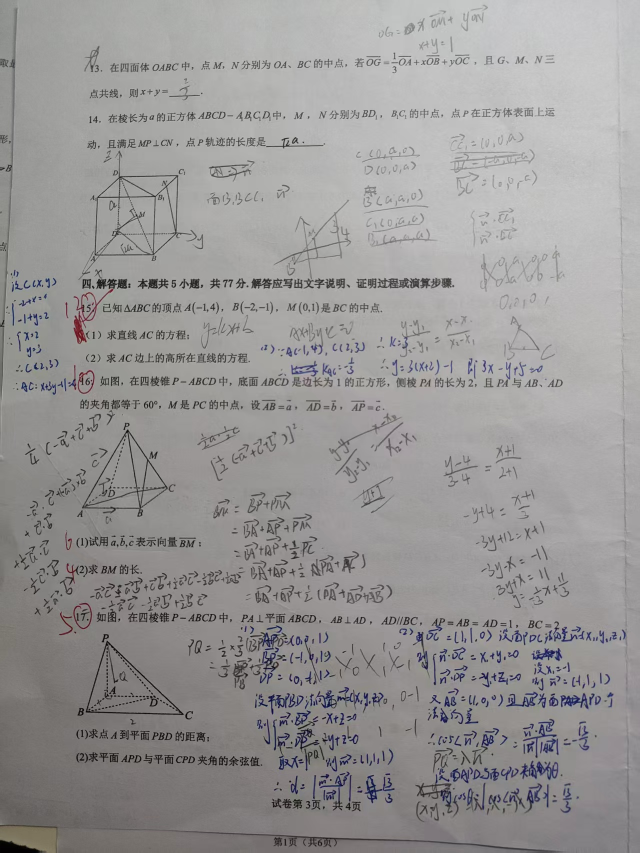
#> input picture benchmark/bench30/images/01_row_120_3251408678_ea5hhci7_2.jpg, 1279 x 1706 px (shown at 1/2 size)
$ python -i img_utils.py   (imports and definitions only)
#> lines starting #> are read from the running program, lines starting #| are printed output that depends on the picture
#> further down, picture is the input picture: PIL image 1279x1706 RGB; mean R, G, B 152.7, 151, 150.7
from __future__ import annotations

import base64
import io
from dataclasses import dataclass
from typing import Any, Dict, Optional, Tuple

import cv2
import numpy as np
from PIL import Image, ImageEnhance, ImageOps

from .common import sha1_bytes

# [6 lines left out: function safe_open_image, not called in this run]

def _clamp_int(v: int, lo: int, hi: int) -> int:
    return max(lo, min(hi, v))

# [49 lines left out: functions img_to_data_url, blank_frac, scan_document_for_ocr, not called in this run]


def enhance_handwriting_ink(img: Image.Image, *, max_edge: int = 1600) -> Image.Image:
    """Create a grayscale companion view that exposes faint local pen strokes.

    This is intentionally a companion to the color context, not a replacement:
    color remains necessary for separating student writing from teacher marks.
    """
#> called with max_edge = 1600
    rgb = np.asarray(img.convert("RGB"), dtype=np.uint8)
    gray = cv2.cvtColor(rgb, cv2.COLOR_RGB2GRAY)
    clahe = cv2.createCLAHE(clipLimit=2.2, tileGridSize=(8, 8))
    local = clahe.apply(gray)
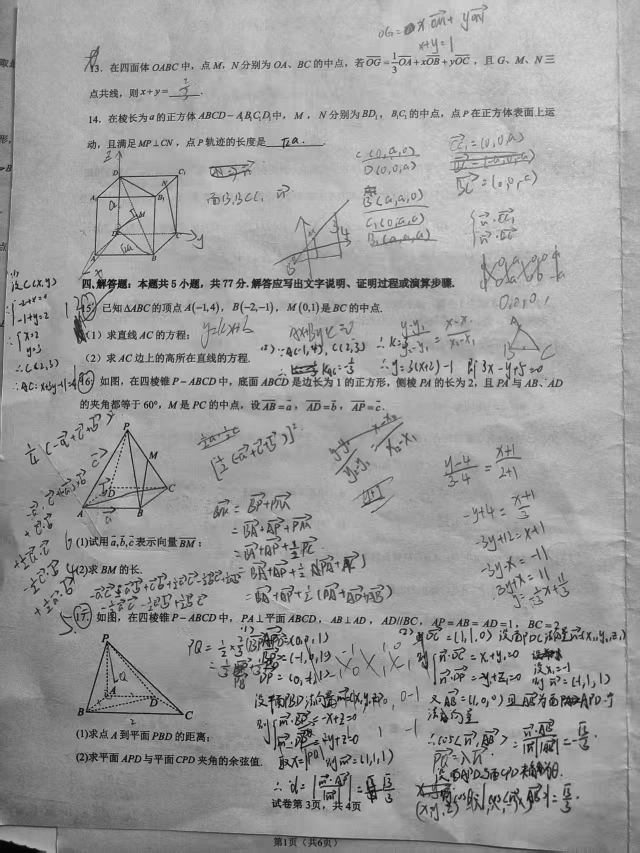
#> local: shape (1706, 1279) (shown at 1/2 size); min 1, max 225, mean 156.8
    blurred = cv2.GaussianBlur(local, (0, 0), sigmaX=1.0, sigmaY=1.0)
    sharpened = cv2.addWeighted(local, 1.65, blurred, -0.65, 0)
    output = Image.fromarray(sharpened).convert("RGB")

    width, height = output.size
#> width = 1279; height = 1706
    longest = max(width, height)
#> longest = 1706
    if 0 < longest < max_edge:
        scale = min(2.0, max_edge / float(longest))
        if scale > 1.05:
            output = output.resize(
                (max(1, int(round(width * scale))), max(1, int(round(height * scale)))),
                Image.Resampling.LANCZOS,
            )
    elif longest > max_edge:
        scale = max_edge / float(longest)
#> scale = 0.938
        output = output.resize(
            (max(1, int(round(width * scale))), max(1, int(round(height * scale)))),
            Image.Resampling.LANCZOS,
        )
#> output: PIL image 1200x1600 RGB
    return output

@dataclass
class EnhanceCfg:
    max_edge: int
    contrast: float
    sharpness: float
    autocontrast: bool = False

BASE_ENHANCE = EnhanceCfg(max_edge=900, contrast=1.25, sharpness=1.10, autocontrast=False)
STRONG_ENHANCE = EnhanceCfg(max_edge=1400, contrast=1.35, sharpness=1.25, autocontrast=True)

# [26 lines left out: function enhance_for_vlm, not called in this run]

>>> from PIL import Image
>>> picture = Image.open('../benchmark/bench30/images/01_row_120_3251408678_ea5hhci7_2.jpg')
>>> result = enhance_handwriting_ink(picture)

$ run again, on benchmark/bench30/images/02_row_315_3250968464_zzlqrw9z_1.jpg
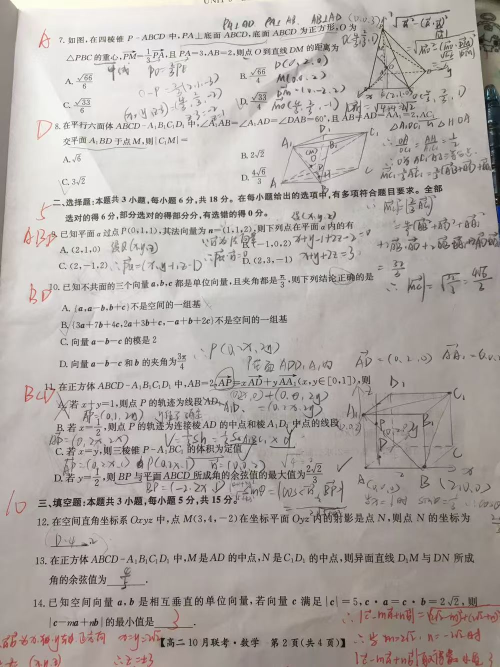
#> input picture benchmark/bench30/images/02_row_315_3250968464_zzlqrw9z_1.jpg, 1000 x 1334 px (shown at 1/2 size)
#> picture is the input picture: PIL image 1000x1334 RGB; mean R, G, B 178, 171.5, 167.9
#> in enhance_handwriting_ink, `local = clahe.apply(gray)`:
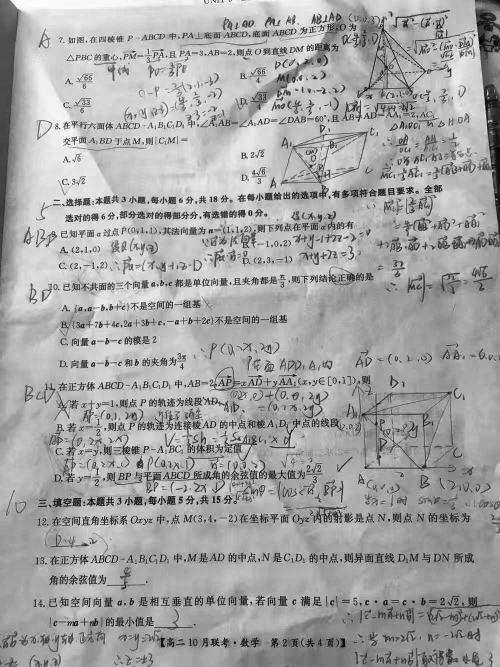
#> local: shape (1334, 1000) (shown at 1/2 size); min 0, max 255, mean 165.7
#> in enhance_handwriting_ink, `output = output.resize( (max(1, int(round(width * scale))), max(1, int..`:
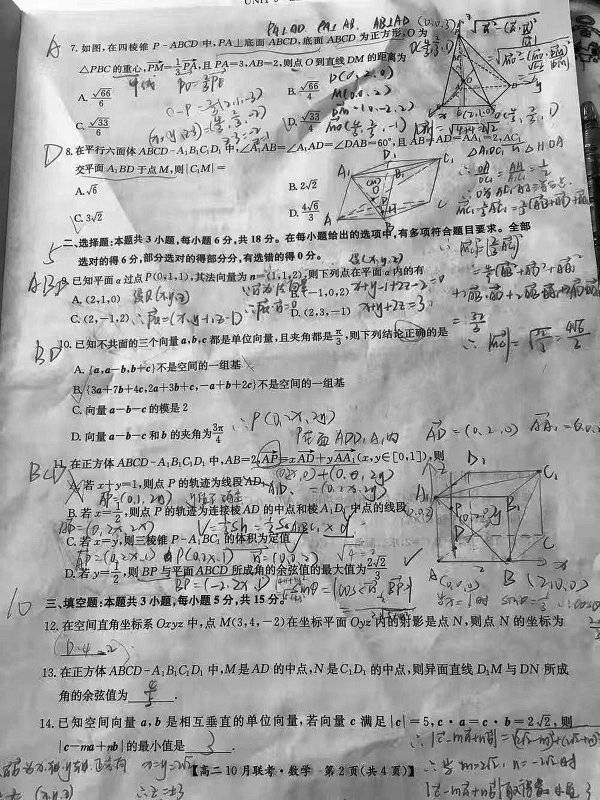
#> output: PIL image 1199x1600 RGB (shown at 1/2 size); min 0, max 255, mean 165.7

$ run again, on benchmark/bench30/images/03_row_376_3250975030_0n66kaie_3.jpg
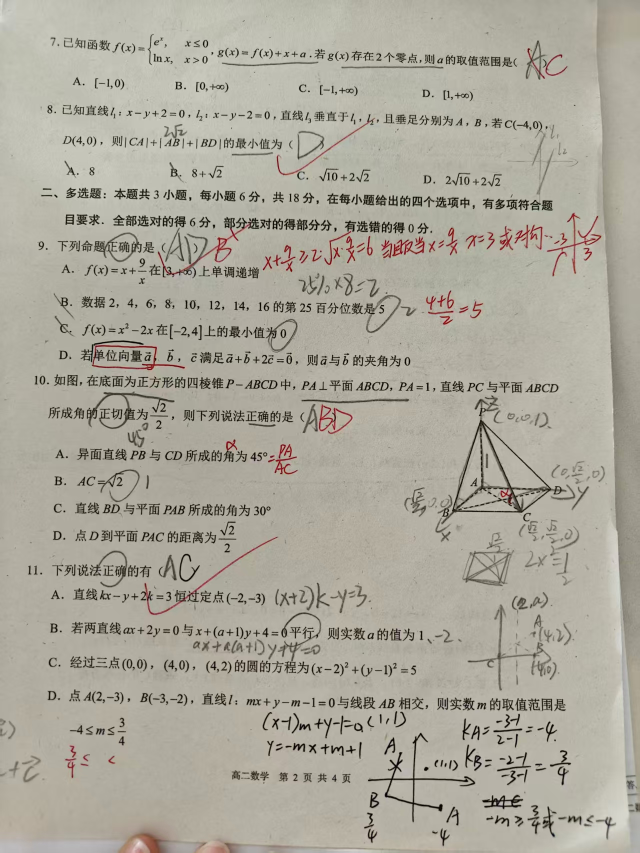
#> input picture benchmark/bench30/images/03_row_376_3250975030_0n66kaie_3.jpg, 1279 x 1706 px (shown at 1/2 size)
#> picture is the input picture: PIL image 1279x1706 RGB; mean R, G, B 172.2, 168.5, 156.3
#> in enhance_handwriting_ink, `local = clahe.apply(gray)`:
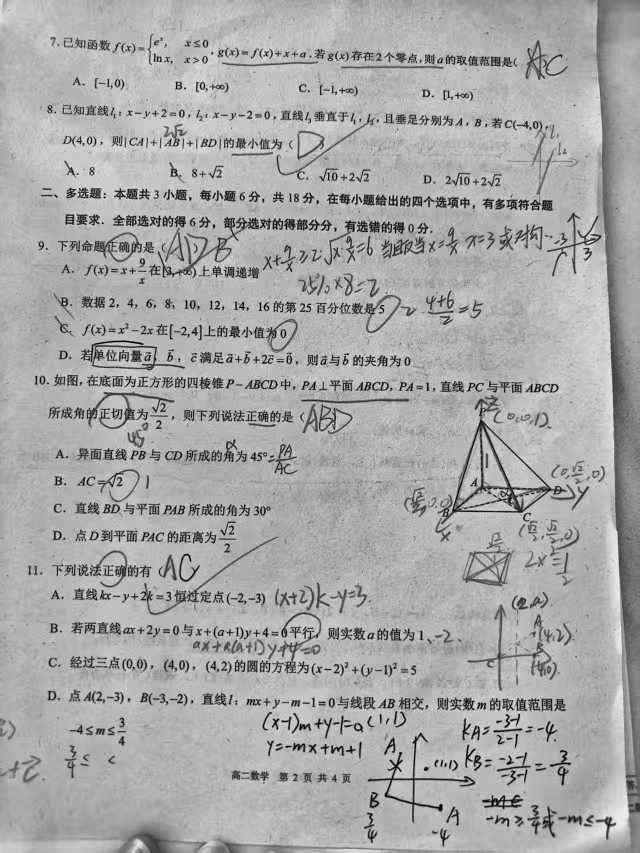
#> local: shape (1706, 1279) (shown at 1/2 size); min 1, max 239, mean 168.8
#> in enhance_handwriting_ink, `output = output.resize( (max(1, int(round(width * scale))), max(1, int..`:
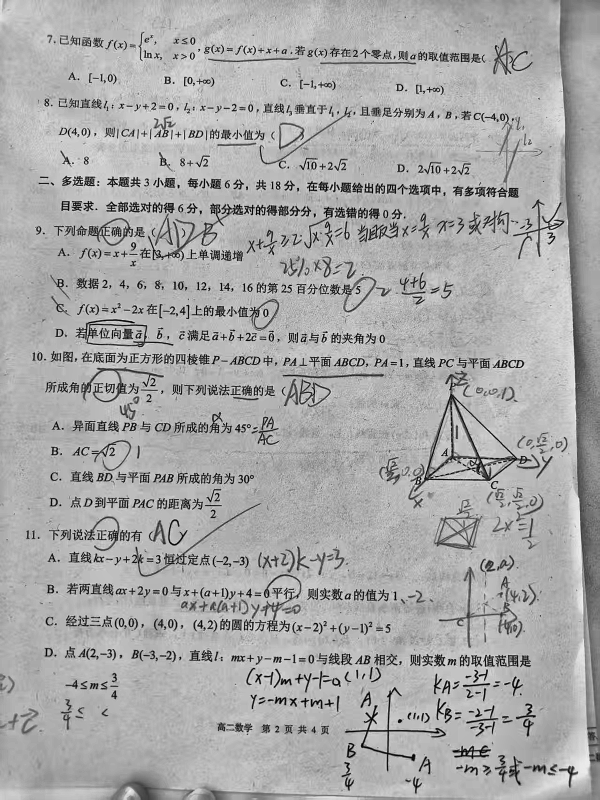
#> output: PIL image 1200x1600 RGB (shown at 1/2 size); min 0, max 255, mean 169

$ run again, on benchmark/bench30/images/04_row_747_3249896148_05nkmd85.jpg
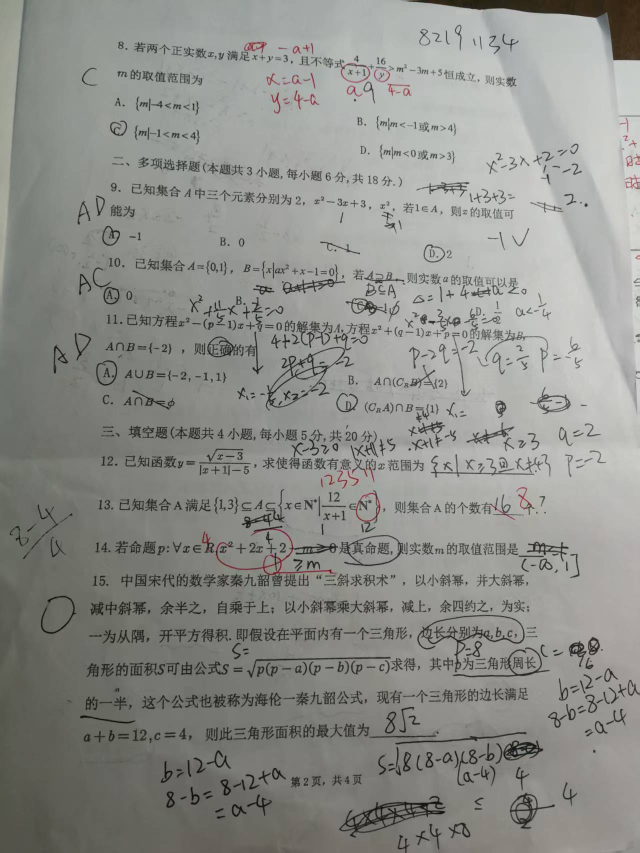
#> input picture benchmark/bench30/images/04_row_747_3249896148_05nkmd85.jpg, 1279 x 1706 px (shown at 1/2 size)
#> picture is the input picture: PIL image 1279x1706 RGB; mean R, G, B 142.1, 142.9, 138.6
#> in enhance_handwriting_ink, `local = clahe.apply(gray)`:
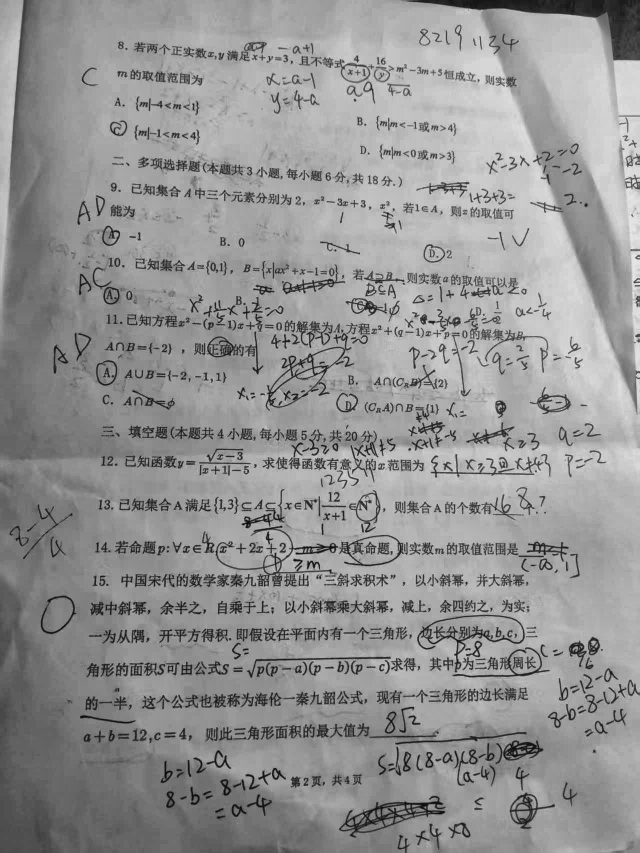
#> local: shape (1706, 1279) (shown at 1/2 size); min 2, max 240, mean 148
